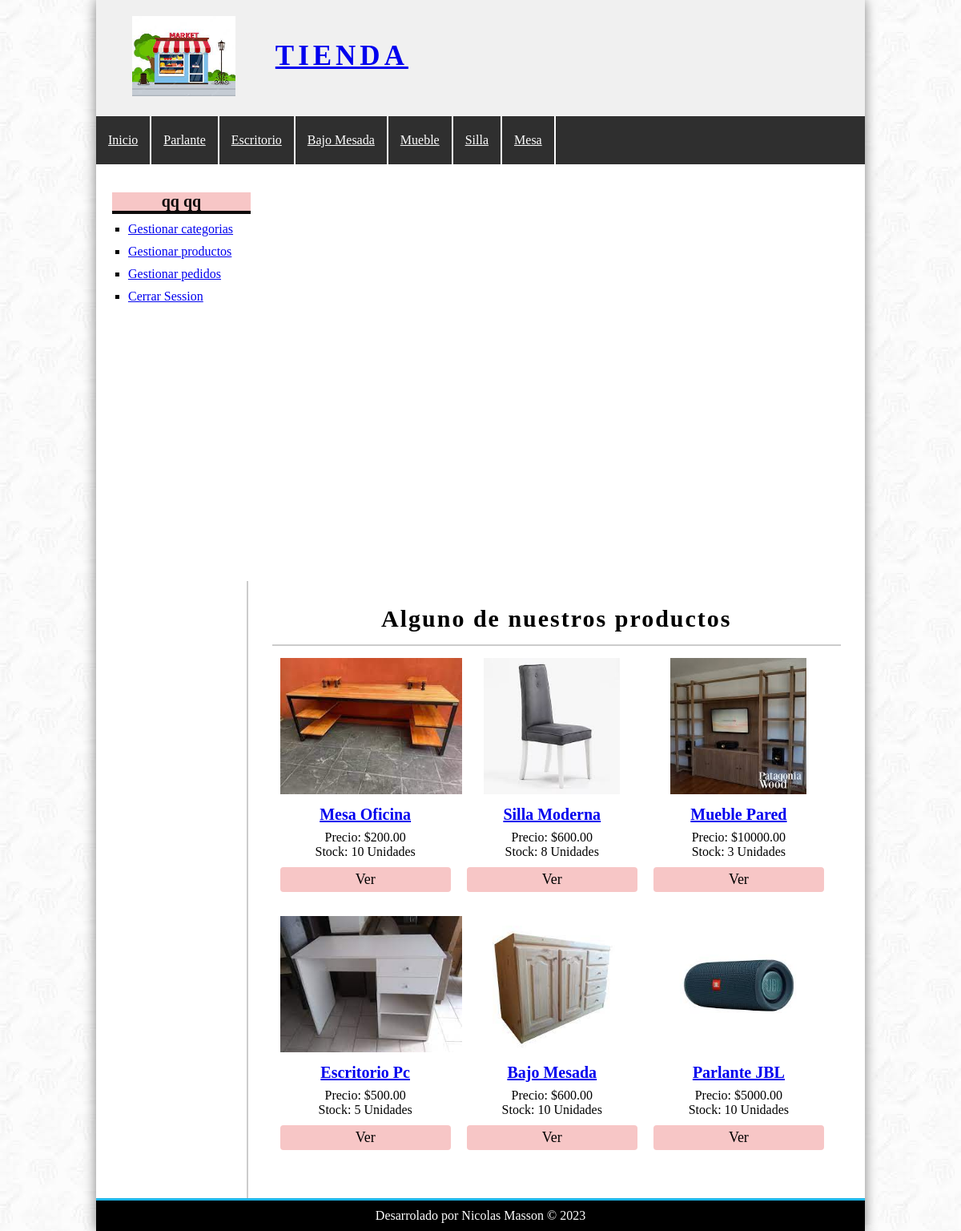
The page / (signed in) on the database its author committed.
### tables this page shows
CREATE TABLE `categorias` (
  `id_Categoria` int(11) NOT NULL,
  `nombre` varchar(100) NOT NULL
);

CREATE TABLE `productos` (
  `id_Producto` int(11) NOT NULL,
  `id_Categoria` int(11) NOT NULL,
  `nombre` varchar(100) NOT NULL,
  `descripcion` text DEFAULT NULL,
  `precio` float(100,2) NOT NULL,
  `stock` int(100) NOT NULL,
  `fecha` date NOT NULL,
  `imagen` varchar(100) NOT NULL
);

### config/bd.php (called while the page is built)
<?php
class Database{
    public static function conectar(){
        $bd=new mysqli('localhost','root','','tienda');
        $bd->query("SET NAMES 'utf8'");
        return $bd;
    }
}
?>

### helper/utilidades.php (called while the page is built, shortened)
<?php
class utilidades
{
	public static function mostrarCategorias()
	{
		require_once 'models/categoria.php';
		$categoria = new Categoria();
		$categorias = $categoria->getCategorias();
		return $categorias;
	}
}

### models/categoria.php (called while the page is built, shortened)
<?php
require_once 'config/bd.php';
class Categoria
{
	private $bd;
    public function __construct()
	{
		$this->bd = Database::conectar();
	}
public function getCategorias(){
    $getCategorias=$this->bd->query("SELECT * FROM categorias ORDER BY id_Categoria desc");
    return $getCategorias;
}
}
?>

### controllers/ProductoController.php (called while the page is built, shortened)
<?php
require_once 'models/producto.php';
class productoController
{
    public function index()
    {
        $producto = new Producto;
        $productosAzar = $producto->getAzar(6);
        require_once 'views/producto/destacados.php';
    }
}
?>

### models/producto.php (called while the page is built, shortened)
<?php
require_once 'config/bd.php';
class Producto
{
	private $bd;
	public function __construct()
	{
		$this->bd = Database::conectar();
	}
	public function getAzar($limite)
	{
		$getAzar = $this->bd->query("SELECT * FROM productos WHERE stock>0 ORDER BY RAND() LIMIT $limite");
		return $getAzar;
	}
}
?>

### views/producto/destacados.php (the view)
<h1>Alguno de nuestros productos</h1>
<?php while ($azar = $productosAzar->fetch_object()): ?>
    <div class="product">
        <a href="<?= base_url ?>?controller=producto&accion=ver&id=<?= $azar->id_Producto ?>">
            <?php if ($azar->imagen != null) { ?>
                <img src="<?= base_url ?>/uploads/imagenes/<?= $azar->imagen ?>" alt="Imagen Tienda" >
            <?php } else { ?>
                <img src="<?= base_url ?>/img/tienda.jpg" alt="Imagen Tienda"">
            <?php }
            ; ?>
            <h2>
                <?= $azar->nombre ?>
            </h2>
        </a>
        <p>
            <?= "Precio: $" . $azar->precio ?>
        </p>
        <p>
            <?= "Stock: " . $azar->stock . " Unidades" ?>
        </p>
        <a href="<?= base_url ?>?controller=producto&accion=ver&id=<?= $azar->id_Producto ?>" class="button">Ver</a>
    </div>
<?php endwhile; ?>

### views/layout/header.php (shortened to what this page needs)
<!DOCTYPE HTML>
<html lang="es">
<head>
    <link rel="stylesheet" href="<?= base_url ?>css/styles.css" />
</head>
<body>
    <div id="contenedor">
        <header id="header">
            <div id="imagen">
                <img src="<?= base_url ?>img/tienda.jpg" alt="Imagen Tienda">
                <a href="index.php">Tienda</a>
            </div>
        </header>
        <?php
        require_once 'helper/utilidades.php';
        $categorias = utilidades::mostrarCategorias(); ?>
        <nav id="menu">
            <ul>
                <li>
                    <a href="<?= base_url ?>index.php">Inicio</a>
                </li>
                <?php while ($cate = $categorias->fetch_object()): ?>
                    <li>
                        <a href="<?= base_url ?>?controller=categoria&accion=ver&id=<?=$cate->id_Categoria?>"><?= $cate->nombre ?></a>
                    </li>
                <?php endwhile; ?>
            </ul>
        </nav>

### css/styles.css (style rules this page uses)
* { padding: 0px; margin: 0px; }
body { background: url(../img/Fondo.jpg); }
#header { height: 145px; background-color: #F0F0F0; }
#contenedor { width: 80%; margin: 0px auto; box-shadow: 0px 0px 15px gray; background-color: white; }
#imagen { padding: 20px; margin-left: 25px; float: left; }
#imagen img { float: left; height: 100px; }
#imagen a { float: left; font-size: 35px; letter-spacing: 5px; text-transform: uppercase; font-weight: bold; margin-top: 30px; margin-left: 50px; }
#menu { clear: both; background: #2f2f2f; color: gray; height: 60px; }
#menu a { display: block; color: white; padding-left: 15px; padding-right: 15px; }
#menu ul { list-style: none; text-decoration: none; margin: 0px auto; }
#menu ul li { line-height: 60px; float: left; border-right: 2px solid #fefefe; }
input[type="button"], input[type="submit"], button, .button { display: block; margin-top: 10px; border-radius: 4px; width: auto; padding: 5px; color: white; background: rgb(83, 83, 241); }
.button { background: #f7c6c6; font-size: 18px; color: black; text-decoration: none; }
#central h1 { font-size: 30px; font-weight: bold; letter-spacing: 2px; text-align: center; border-bottom: 2px solid #ccc; margin-bottom: 15px; padding-bottom: 15px; }
.product { width: 30%; float:left; margin-left: 10px; margin-right: 10px; margin-bottom: 30px; text-align: center; }
.product img { height:170px; margin-bottom: 10px; }
.product h2 { font-size: 20px; margin-bottom: 8px; }

### rows shown on the page
categorias: nombre "Parlante"
categorias: nombre "Escritorio"
categorias: nombre "Bajo Mesada"
categorias: nombre "Mueble"
categorias: nombre "Silla"
categorias: nombre "Mesa"
productos: imagen (picture), nombre "Mesa Oficina", precio "200.00", stock "10"
productos: imagen (picture), nombre "Silla Moderna", precio "600.00", stock "8"
productos: imagen (picture), nombre "Mueble Pared", precio "10000.00", stock "3"
productos: imagen (picture), nombre "Escritorio Pc", precio "500.00", stock "5"
productos: imagen (picture), nombre "Bajo Mesada", precio "600.00", stock "10"
productos: imagen (picture), nombre "Parlante JBL", precio "5000.00", stock "10"

### other values the page prints
$_SESSION['identificacion']->nombre "qq"
$_SESSION['identificacion']->apellido "qq"
